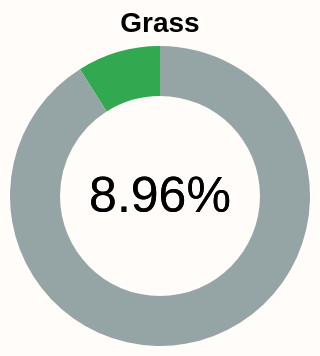

Vega-Lite specification stored for this chart:
### Vega-Lite specification from a JSON file in a GitHub repository (floating-point values rounded to 4 significant figures)
{"$schema": "https://vega.github.io/schema/vega-lite/v5.json", "width": 150, "height": 150, "config": {"view": {"stroke": null}}, "title": {"text": "Grass", "fontSize": 14}, "data": {"values": [{"Surface": "Grass", "Percentage": "0.0896"}, {"Surface": "Other", "Percentage": "0.9104"}]}, "layer": [{"mark": {"type": "arc", "innerRadius": 50}}, {"mark": {"type": "text", "text": "8.96%", "fontSize": 25}, "encoding": {"color": {"value": "black"}}}], "encoding": {"theta": {"field": "Percentage", "type": "quantitative"}, "color": {"field": "Surface", "type": "nominal", "legend": null, "scale": {"domain": ["Grass", "Other"], "range": ["#32a850", "#95A5A6"]}}, "tooltip": [{"field": "Surface", "type": "nominal"}, {"field": "Percentage", "type": "quantitative", "title": "Percentage of games played on this surface", "format": ".2%"}]}, "background": "#fffcf9"}
